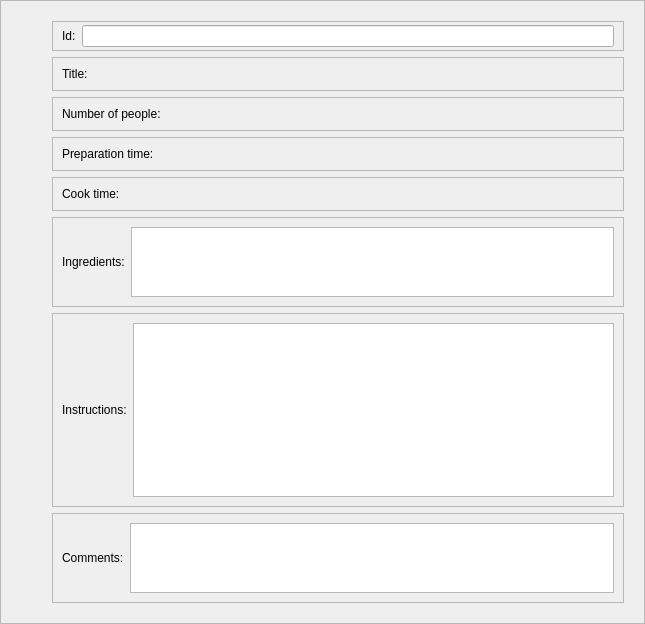
<?xml version="1.0" encoding="UTF-8"?>
<ui version="4.0">
 <class>Recipe</class>
 <widget class="QFrame" name="Recipe">
  <property name="geometry">
   <rect>
    <x>0</x>
    <y>0</y>
    <width>645</width>
    <height>600</height>
   </rect>
  </property>
  <property name="sizePolicy">
   <sizepolicy hsizetype="Preferred" vsizetype="Preferred">
    <horstretch>0</horstretch>
    <verstretch>0</verstretch>
   </sizepolicy>
  </property>
  <property name="maximumSize">
   <size>
    <width>2000</width>
    <height>600</height>
   </size>
  </property>
  <property name="windowTitle">
   <string>Frame</string>
  </property>
  <property name="frameShape">
   <enum>QFrame::StyledPanel</enum>
  </property>
  <property name="frameShadow">
   <enum>QFrame::Raised</enum>
  </property>
  <layout class="QHBoxLayout" name="horizontalLayout_3">
   <item>
    <widget class="QFrame" name="frame_4">
     <property name="maximumSize">
      <size>
       <width>16777215</width>
       <height>3000</height>
      </size>
     </property>
     <property name="frameShape">
      <enum>QFrame::NoFrame</enum>
     </property>
     <property name="frameShadow">
      <enum>QFrame::Raised</enum>
     </property>
     <layout class="QVBoxLayout" name="verticalLayout_2">
      <item>
       <widget class="QLabel" name="imageLabel">
        <property name="text">
         <string/>
        </property>
       </widget>
      </item>
     </layout>
    </widget>
   </item>
   <item>
    <widget class="QFrame" name="frame_3">
     <property name="maximumSize">
      <size>
       <width>16777215</width>
       <height>600</height>
      </size>
     </property>
     <property name="frameShape">
      <enum>QFrame::NoFrame</enum>
     </property>
     <property name="frameShadow">
      <enum>QFrame::Raised</enum>
     </property>
     <layout class="QVBoxLayout" name="verticalLayout">
      <item>
       <widget class="QFrame" name="idFrame">
        <property name="maximumSize">
         <size>
          <width>16777215</width>
          <height>40</height>
         </size>
        </property>
        <property name="frameShape">
         <enum>QFrame::StyledPanel</enum>
        </property>
        <property name="frameShadow">
         <enum>QFrame::Raised</enum>
        </property>
        <layout class="QHBoxLayout" name="horizontalLayout_13">
         <property name="topMargin">
          <number>3</number>
         </property>
         <property name="bottomMargin">
          <number>3</number>
         </property>
         <item>
          <widget class="QLabel" name="label_9">
           <property name="text">
            <string>Id:</string>
           </property>
          </widget>
         </item>
         <item>
          <widget class="QLineEdit" name="idEdit">
           <property name="alignment">
            <set>Qt::AlignCenter</set>
           </property>
           <property name="readOnly">
            <bool>true</bool>
           </property>
          </widget>
         </item>
        </layout>
       </widget>
      </item>
      <item>
       <widget class="QFrame" name="frame_9">
        <property name="maximumSize">
         <size>
          <width>16777215</width>
          <height>35</height>
         </size>
        </property>
        <property name="frameShape">
         <enum>QFrame::StyledPanel</enum>
        </property>
        <property name="frameShadow">
         <enum>QFrame::Raised</enum>
        </property>
        <layout class="QHBoxLayout" name="horizontalLayout_9">
         <item>
          <widget class="QLabel" name="label_7">
           <property name="text">
            <string>Title:</string>
           </property>
          </widget>
         </item>
         <item>
          <widget class="QLabel" name="titleLabel">
           <property name="text">
            <string/>
           </property>
          </widget>
         </item>
        </layout>
       </widget>
      </item>
      <item>
       <widget class="QFrame" name="frame_2">
        <property name="maximumSize">
         <size>
          <width>16777215</width>
          <height>35</height>
         </size>
        </property>
        <property name="frameShape">
         <enum>QFrame::StyledPanel</enum>
        </property>
        <property name="frameShadow">
         <enum>QFrame::Raised</enum>
        </property>
        <layout class="QHBoxLayout" name="horizontalLayout_2">
         <item>
          <widget class="QLabel" name="label_3">
           <property name="text">
            <string>Number of people:</string>
           </property>
          </widget>
         </item>
         <item>
          <widget class="QLabel" name="nbPersonLabel">
           <property name="text">
            <string/>
           </property>
          </widget>
         </item>
        </layout>
       </widget>
      </item>
      <item>
       <widget class="QFrame" name="frame_6">
        <property name="maximumSize">
         <size>
          <width>16777215</width>
          <height>35</height>
         </size>
        </property>
        <property name="frameShape">
         <enum>QFrame::StyledPanel</enum>
        </property>
        <property name="frameShadow">
         <enum>QFrame::Raised</enum>
        </property>
        <layout class="QHBoxLayout" name="horizontalLayout_6">
         <item>
          <widget class="QLabel" name="label_4">
           <property name="text">
            <string>Preparation time:</string>
           </property>
          </widget>
         </item>
         <item>
          <widget class="QLabel" name="prepTimeLabel">
           <property name="text">
            <string/>
           </property>
          </widget>
         </item>
        </layout>
       </widget>
      </item>
      <item>
       <widget class="QFrame" name="frame_7">
        <property name="maximumSize">
         <size>
          <width>16777215</width>
          <height>35</height>
         </size>
        </property>
        <property name="frameShape">
         <enum>QFrame::StyledPanel</enum>
        </property>
        <property name="frameShadow">
         <enum>QFrame::Raised</enum>
        </property>
        <layout class="QHBoxLayout" name="horizontalLayout_7">
         <item>
          <widget class="QLabel" name="label_5">
           <property name="text">
            <string>Cook time:</string>
           </property>
          </widget>
         </item>
         <item>
          <widget class="QLabel" name="cookingTimeLabel">
           <property name="text">
            <string/>
           </property>
          </widget>
         </item>
        </layout>
       </widget>
      </item>
      <item>
       <widget class="QFrame" name="frame_5">
        <property name="maximumSize">
         <size>
          <width>16777215</width>
          <height>200</height>
         </size>
        </property>
        <property name="frameShape">
         <enum>QFrame::StyledPanel</enum>
        </property>
        <property name="frameShadow">
         <enum>QFrame::Raised</enum>
        </property>
        <layout class="QHBoxLayout" name="horizontalLayout_5">
         <item>
          <widget class="QLabel" name="label_2">
           <property name="text">
            <string>Ingredients:</string>
           </property>
          </widget>
         </item>
         <item>
          <widget class="QTextEdit" name="ingredientsPlain">
           <property name="textInteractionFlags">
            <set>Qt::TextSelectableByKeyboard|Qt::TextSelectableByMouse</set>
           </property>
          </widget>
         </item>
        </layout>
       </widget>
      </item>
      <item>
       <widget class="QFrame" name="frame_8">
        <property name="sizePolicy">
         <sizepolicy hsizetype="Minimum" vsizetype="Minimum">
          <horstretch>0</horstretch>
          <verstretch>0</verstretch>
         </sizepolicy>
        </property>
        <property name="maximumSize">
         <size>
          <width>16777215</width>
          <height>200</height>
         </size>
        </property>
        <property name="frameShape">
         <enum>QFrame::StyledPanel</enum>
        </property>
        <property name="frameShadow">
         <enum>QFrame::Raised</enum>
        </property>
        <layout class="QHBoxLayout" name="horizontalLayout_8">
         <item>
          <widget class="QLabel" name="label_6">
           <property name="maximumSize">
            <size>
             <width>100</width>
             <height>16777215</height>
            </size>
           </property>
           <property name="text">
            <string>Instructions:</string>
           </property>
          </widget>
         </item>
         <item>
          <widget class="QPlainTextEdit" name="instructionsPlain">
           <property name="textInteractionFlags">
            <set>Qt::TextSelectableByKeyboard|Qt::TextSelectableByMouse</set>
           </property>
          </widget>
         </item>
        </layout>
       </widget>
      </item>
      <item>
       <widget class="QFrame" name="frame_13">
        <property name="maximumSize">
         <size>
          <width>16777215</width>
          <height>200</height>
         </size>
        </property>
        <property name="frameShape">
         <enum>QFrame::StyledPanel</enum>
        </property>
        <property name="frameShadow">
         <enum>QFrame::Raised</enum>
        </property>
        <layout class="QHBoxLayout" name="horizontalLayout_12">
         <item>
          <widget class="QLabel" name="label_8">
           <property name="text">
            <string>Comments:</string>
           </property>
          </widget>
         </item>
         <item>
          <widget class="QTextEdit" name="commentsPlain">
           <property name="textInteractionFlags">
            <set>Qt::TextSelectableByKeyboard|Qt::TextSelectableByMouse</set>
           </property>
          </widget>
         </item>
        </layout>
       </widget>
      </item>
     </layout>
    </widget>
   </item>
  </layout>
 </widget>
 <resources/>
 <connections/>
</ui>
